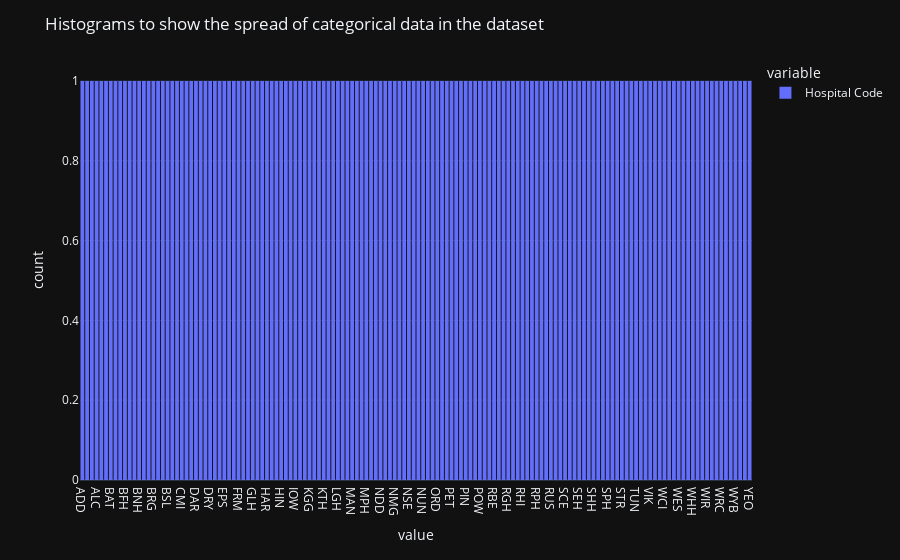
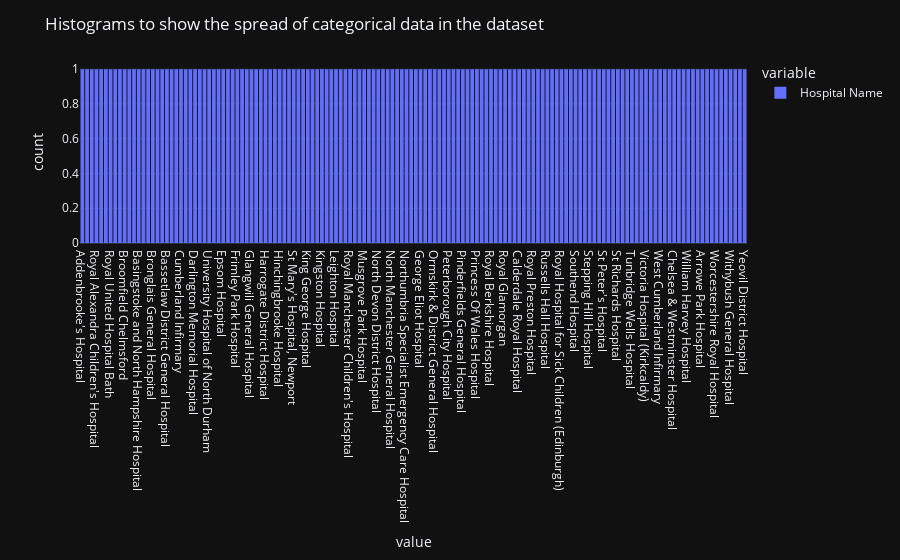

Notebook code cell kept with these figures, in order:
### Markdown cell above
# Categorical Disrtibution

### Code cell
string_cols = df.select_dtypes(include=['object']).columns.tolist()
for total in string_cols :
    figure = px.histogram(df, x=[total], nbins=20)
    figure.update_layout(title="Histograms to show the spread of categorical data in the dataset")
    figure.show()

### Figure 1 — Plotly figure (JSON) as saved in the notebook; plotly's stock layout.template omitted (floating-point values rounded to 4 significant figures; data arrays with more than 128 entries replaced by an {"elided": "..."} marker saying what was removed)
{"data": [{"alignmentgroup": "True", "bingroup": "x", "hovertemplate": "variable=Hospital Code<br>value=%{x}<br>count=%{y}<extra></extra>", "legendgroup": "Hospital Code", "marker": {"color": "#636efa", "pattern": {"shape": ""}}, "name": "Hospital Code", "nbinsx": 20, "offsetgroup": "Hospital Code", "orientation": "v", "showlegend": true, "x": {"elided": "142 str values"}, "xaxis": "x", "yaxis": "y", "type": "histogram"}], "layout": {"xaxis": {"anchor": "y", "domain": [0.0, 1.0], "title": {"text": "value"}}, "yaxis": {"anchor": "x", "domain": [0.0, 1.0], "title": {"text": "count"}}, "legend": {"title": {"text": "variable"}, "tracegroupgap": 0}, "margin": {"t": 60}, "barmode": "relative", "title": {"text": "Histograms to show the spread of categorical data in the dataset"}}}

### Figure 2 — Plotly figure (JSON) as saved in the notebook; plotly's stock layout.template omitted (floating-point values rounded to 4 significant figures; data arrays with more than 128 entries replaced by an {"elided": "..."} marker saying what was removed)
{"data": [{"alignmentgroup": "True", "bingroup": "x", "hovertemplate": "variable=Hospital Name<br>value=%{x}<br>count=%{y}<extra></extra>", "legendgroup": "Hospital Name", "marker": {"color": "#636efa", "pattern": {"shape": ""}}, "name": "Hospital Name", "nbinsx": 20, "offsetgroup": "Hospital Name", "orientation": "v", "showlegend": true, "x": {"elided": "142 str values"}, "xaxis": "x", "yaxis": "y", "type": "histogram"}], "layout": {"xaxis": {"anchor": "y", "domain": [0.0, 1.0], "title": {"text": "value"}}, "yaxis": {"anchor": "x", "domain": [0.0, 1.0], "title": {"text": "count"}}, "legend": {"title": {"text": "variable"}, "tracegroupgap": 0}, "margin": {"t": 60}, "barmode": "relative", "title": {"text": "Histograms to show the spread of categorical data in the dataset"}}}
